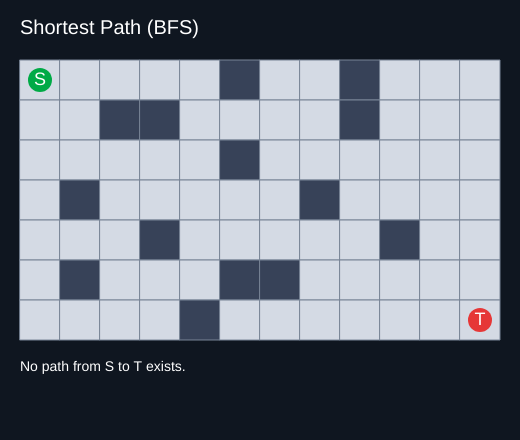
Frame 1 (no input)
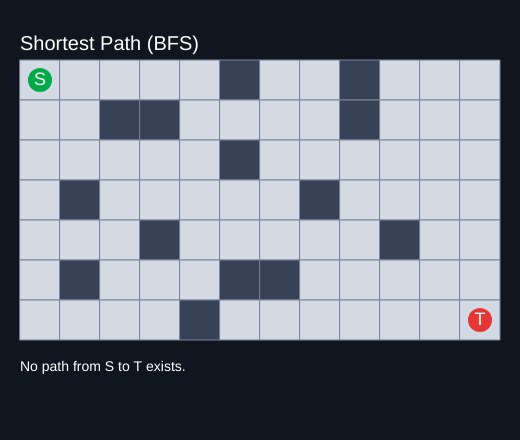
Frame 60 (no input)
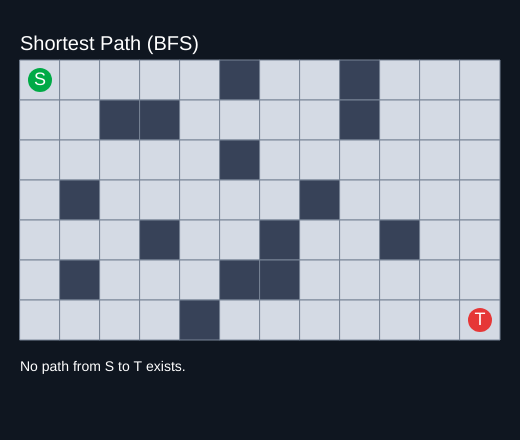
Frame 120 (the mouse pressed at the canvas centre since frame 60)

The p5.js sketch that drew these frames (run headless with seeded random() and noise() and a simulated clock; from frame 60 on, the mouse is pressed at the canvas centre):

// p5.js sketch
// ── sketch.js
// Visual demo of the shortest-path BFS on a binary grid.
// - Left-click a cell to toggle it between open and blocked (wall).
// - The shortest path from S (green) to T (red) is drawn when it exists.

// Rows: Number of rows in the grid.
const ROWS = 7;
// Cols: Number of columns in the grid.
const COLS = 12;
// CELL: Side length in pixels of a single cell.
const CELL = 40;
// MARGIN_X: Left margin.
const MARGIN_X = 20;
// MARGIN_Y: Top margin.
const MARGIN_Y = 60;


let grid;
let graph;
let start = [0, 0];
let target = [ROWS - 1, COLS - 1];
let path = [];

function setup() {
    createCanvas(MARGIN_X * 2 + COLS * CELL, MARGIN_Y * 2 + ROWS * CELL + 40);
    grid = makeGrid();
    computePath();
}

/**
 * Determines the shortest path in @grid from @start to @target , using the data structure @BinaryMatrixGraph and the algorithm @shortestPathBFS implemented in the file shortest_path.js .
 */
function computePath() {
    graph = new BinaryMatrixGraph(grid, ROWS, COLS);
    path = shortestPathBFS(start, target, graph);
}

function makeGrid() {
    // 0 = open, 1 = blocked
    const g = Array.from({ length: ROWS }, () => Array(COLS).fill(0));
    const walls = [
        [0, 5], [0, 8],
        [1, 2], [1, 3], [1, 8],
        [2, 5],
        [3, 1], [3, 7],
        [4, 3], [4, 9],
        [5, 1], [5, 5], [5, 6],
        [6, 4]
    ];
    for (const [r, c] of walls) {
        g[r][c] = 1;
    }
    return g;
}


function draw() {
    background(15, 22, 32);
    drawTitle();
    drawCells();
    drawInfo();
}

function drawTitle() {
    fill(255);
    noStroke();
    textSize(20);
    text('Shortest Path (BFS)', MARGIN_X, 34);
}

function drawCells() {
    for (let r = 0; r < ROWS; r++) {
        for (let c = 0; c < COLS; c++) {
            const x = MARGIN_X + c * CELL;
            const y = MARGIN_Y + r * CELL;
            const onPath = path.some(p => p[0] === r && p[1] === c);

            if (grid[r][c] === 1) {
                fill(55, 66, 88);       // blocked (wall)
            } else if (onPath) {
                fill(70, 180, 100);     // on the shortest path
            } else {
                fill(212, 218, 228);    // open
            }
            strokeWeight(1);
            stroke(120, 132, 150);
            rect(x, y, CELL, CELL);
        }
    }
    drawMarker(start, color(0, 170, 70), 'S');
    drawMarker(target, color(230, 55, 55), 'T');
}

function drawInfo() {
    fill(255);
    textAlign(LEFT, TOP);
    textSize(14);
    let info = 'Click a cell to toggle open/blocked.  \nS = start, T = target.\n';
    if (path.length === 0) {
        info = 'No path from S to T exists.';
    } else {
        info += `Path: ${path.length - 1} edge(s), ${path.length} cell(s).`;
    }
    text(info, MARGIN_X, MARGIN_Y + ROWS * CELL + 20);
}

/**
 * Draw a colored marker in a cell to show its label. It is used by @drawCells to mark the start node and terminal node.
 * 
 * @param {number[]} cell - A two-element array, containing the row number and column number of the cell
 * @param {*} col - Color of the marker
 * @param {*} label - Text label of the marker
 */
function drawMarker(cell, col, label) {
    const [r,c] = cell;
    // Determine the x- and y-component of the pixel value of the cell
    const x = MARGIN_X + c * CELL + CELL / 2;
    const y = MARGIN_Y + r * CELL + CELL / 2;
    noStroke();
    fill(col);
    ellipse(x, y, CELL * 0.6);
    fill(255);
    textAlign(CENTER, CENTER);
    textSize(18);
    text(label, x, y);
}

function mousePressed() {
    // Determine row and column of the cell that have been clicked by solving the following linear equations for r and c:
    // x = MARGIN_X + c * CELL + CELL / 2
    // y = MARGIN_Y + r * CELL + CELL / 2
    const c = floor((mouseX - MARGIN_X) / CELL);
    const r = floor((mouseY - MARGIN_Y) / CELL);
    if (c < 0 || c >= COLS || r < 0 || r >= ROWS) return;

    const isStart = start[0] === r && start[1] === c;
    const isTarget = target[0] === r && target[1] === c;
    if (isStart || isTarget) return; // keep start and target walkable

    grid[r][c] += 1;
    grid[r][c] %= 2;
    computePath();
}

// ── shortest_path.js
/**
 * Finds the shortest path in an unweighted graph g from a start node s to a terminal node t using breadth-first search (BFS).
 *
 * The graph g must provide the following interface:
 *   - g.numberOfNodes()       total number of nodes (used as the queue size)
 *   - g.key(n)                a unique string key for a node n
 *   - g.identicalNodes(a, b)  true if nodes n and m represent the same node
 *   - g.neighbors(n)          array of nodes reachable from n in one step

 * 
 * The type of a node is not fixed here: it is defined by the graph type of g, so any node representation is allowed as long as the graph supports it.
 * 
 * @template TNode
 * @param {TNode} s - Start node
 * @param {TNode} t - Terminal node
 * @param {object} g  - Graph object with the methods numberOfNodes(), key(), identicalNodes() and neighbors().
 * @returns {TNode[]} An array of nodes forming the shortest path from s to t,
 *   Returns an empty array if no path from s to t exists.
 */
function shortestPathBFS(s,t,g) {
    let path = [];
    let visitedSet = new Set();
    let prevMap = new Map();
    // Let Q be a Queue of length at least equal to the number of nodes in G.
    let q = new Queue(g.numberOfNodes());

    // Implementér resten af koden herunder
    // ...
    
    return path;
}  


class BinaryMatrixGraph {

    #arr; 
    #numRows; 
    #numCols; 

    /**
    * A grid graph backed by a 2D binary matrix.
    * Nodes are [row, col] pairs, and the grid cell at those coordinates is
    * either open (0) or blocked (1).
    *
    * @param {number[][]} arr    - The grid as a 2D array of 0 (open) / 1 (blocked).
    * @param {number} numRows    - Number of rows in the grid.
    * @param {number} numCols    - Number of columns in the grid.
    */
    constructor(arr, numRows, numCols) {
        this.#arr = arr;
        this.#numRows = numRows;
        this.#numCols = numCols;
    }

    valueAt(n) {
        return this.#arr[n[0]][n[1]];
    }

    inBounds(n) {
        let validRow = n[0] >= 0 && n[0] < this.#numRows;
        let validCol = n[1] >= 0 && n[1] < this.#numCols;
        return validRow && validCol;
    }

    /**
     * Given the node n, the method returns the list of neighbors of n.
     * @param {number[]} n - a node in the form of a two-element array containing the row- and column index
     * @returns {number[][]} - an array of nodes in the form of two-element arrays
     */
    neighbors(n) {
        // Implementér denne metode
        // ...
    }

    identicalNodes(n,m) {
        return n[0] === m[0] && n[1] === m[1];
    }

    key(n) {
        return n[0] + ',' + n[1];
    }

    numberOfNodes() {
        return this.#numCols * this.#numRows;
    }
}


class Queue {
    #first = 0;
    #last = 0;
    #count = 0;
    #data;
    #arraySize;

    /**
     * A queue based on a circular array stored in the variable #data .
     * 
     * @param {number} maxNumItems - Maximum number of items that the queue can hold.
     */
    constructor(maxNumItems) {
        this.#data = new Array(maxNumItems);
        this.#arraySize = maxNumItems;
    }

    
    /**
     * Adds item to the queue.
     * Throws an error if the queue is full
     * @template Item - Can be any type
     * @param {Item} item - The item to be enqueued
     */
    enqueue(item) {
        // Implementér denne metode
        // ...
    }

    dequeue() {
        let item = this.#data[this.#first];
        this.#data[this.#first] = undefined;
        this.#first += 1;
        this.#first %= this.#arraySize;
        this.#count -= 1;
        return item;
    }

    isEmpty() {
        return this.#count === 0;
    }
}
